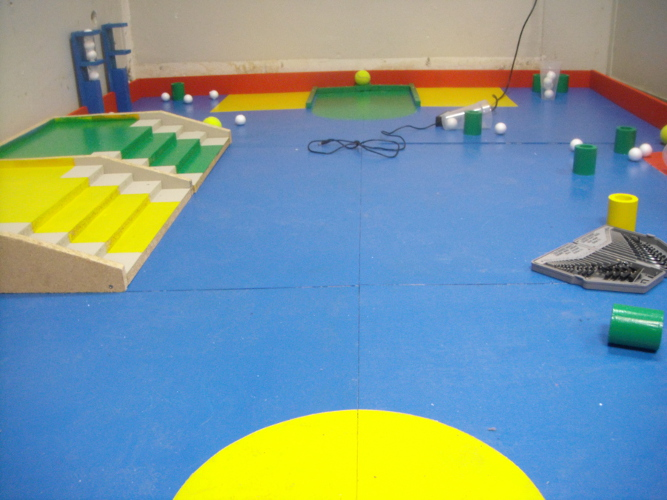
#> input picture Informatique/MachineLearning/Pyhton/table_small.JPG, 667 x 500 px
$ python colorDetectImage.py
#> lines starting #> are read from the running program, lines starting #| are printed output that depends on the picture; after the words box and inside, x2 and y2 are one past the last pixel; in counts of white or black regions, pixels touching at a corner belong together
# Programme qui ne sélectionne qu'une certaine étendue de couleurs dans l'image
# Seuls sont affichés les pixels dont les valeurs HSV (Hue Saturation Value)
# sont comprises entre certaines valeurs, définies par les trackbars

# Attention, par défaut, toutes les trackbars sont à zéro, mettez les "max" tout
# à droite pour afficher l'image complète

import numpy as np
import cv2

#Juste une fonction vide, parce que createTrackbar attend un callback en argument
def nothing(x):
    pass

img = cv2.imread('table_small.JPG') #Ouverture de l'image
#> img is the input picture: shape (500, 667, 3); mean B, G, R 155.1, 153, 124.4
end = False

cv2.namedWindow('Color Detection')

#Création des trackbars
Hmin_tb = cv2.createTrackbar('Hmin', 'Color Detection', 0, 179, nothing)
#> slider 'Hmin' is set to 35
Smin_tb = cv2.createTrackbar('Smin', 'Color Detection', 0, 255, nothing)
#> slider 'Smin' is set to 51
Vmin_tb = cv2.createTrackbar('Vmin', 'Color Detection', 0, 255, nothing)
#> slider 'Vmin' is set to 51
Hmax_tb = cv2.createTrackbar('Hmax', 'Color Detection', 0, 179, nothing)
#> slider 'Hmax' is set to 179
Smax_tb = cv2.createTrackbar('Smax', 'Color Detection', 0, 255, nothing)
#> slider 'Smax' is set to 255
Vmax_tb = cv2.createTrackbar('Vmax', 'Color Detection', 0, 255, nothing)
#> slider 'Vmax' is set to 255

while(not end):

    #Récupération des valeurs des trackbars
    Hmin = cv2.getTrackbarPos('Hmin', 'Color Detection')
    Smin = cv2.getTrackbarPos('Smin', 'Color Detection')
    Vmin = cv2.getTrackbarPos('Vmin', 'Color Detection')

    Hmax = cv2.getTrackbarPos('Hmax', 'Color Detection')
    Smax = cv2.getTrackbarPos('Smax', 'Color Detection')
    Vmax = cv2.getTrackbarPos('Vmax', 'Color Detection')

    #Limage de base est codée en RGB (ou BGR plutôt), on la convertit en HSV
    hsvImg = cv2.cvtColor(img, cv2.COLOR_BGR2HSV)
#> hsvImg: shape (500, 667, 3); mean H, S, V 74.7, 136.8, 195.4

    #On crée un masque à partir des zones de l'image qui sont dans la bonne étendue de couleurs
    color_l = np.array([Hmin,Smin,Vmin])
    color_h = np.array([Hmax,Smax,Vmax])
    mask = cv2.inRange(hsvImg, color_l, color_h)
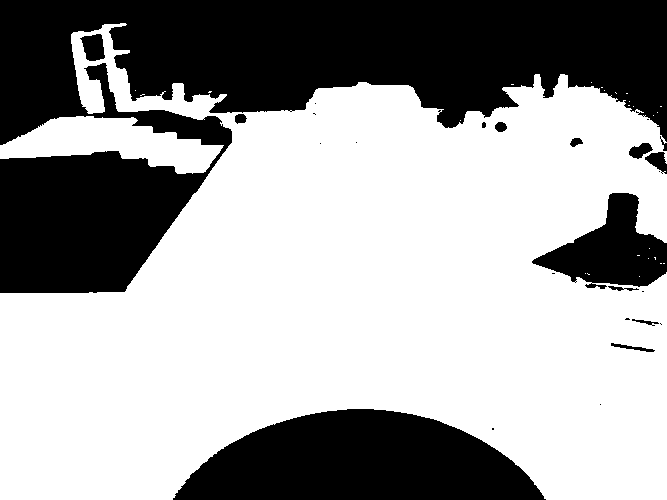
#> mask: shape (500, 667); 62.9% white; 26 black regions (12 under 20 px), largest, box (x1, y1, x2, y2) and area: (0, 0, 667, 293) 91145, (173, 409, 546, 500) 24252, (532, 193, 667, 289) 6590

    #On retire de l'image tout ce qui n'est pas de la bonne couleur
    cropped = cv2.bitwise_and(img, img, mask = mask)
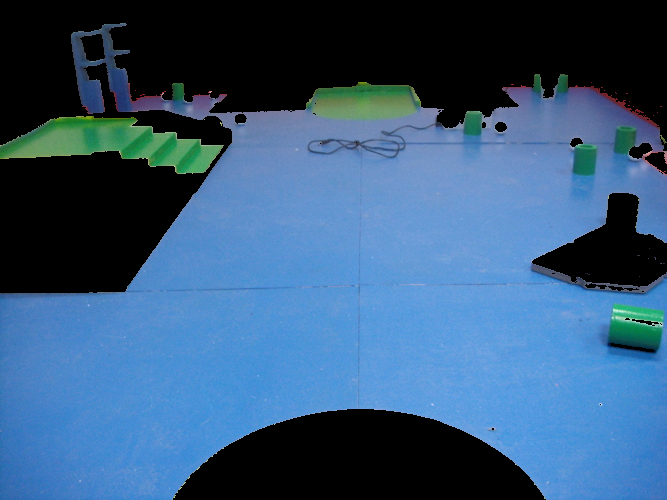
#> cropped: shape (500, 667, 3); mean B, G, R 121.8, 88, 53.3

    cv2.imshow('Color Detection', cropped) #Affichage du résultat

    if(cv2.waitKey(1) & 0xFF == ord('q')):
#> (key q is pressed here)
        end = True

cv2.destroyAllWindows()

$ run again, with Informatique/MachineLearning/Pyhton/escalier.jpg copied over Informatique/MachineLearning/Pyhton/table_small.JPG
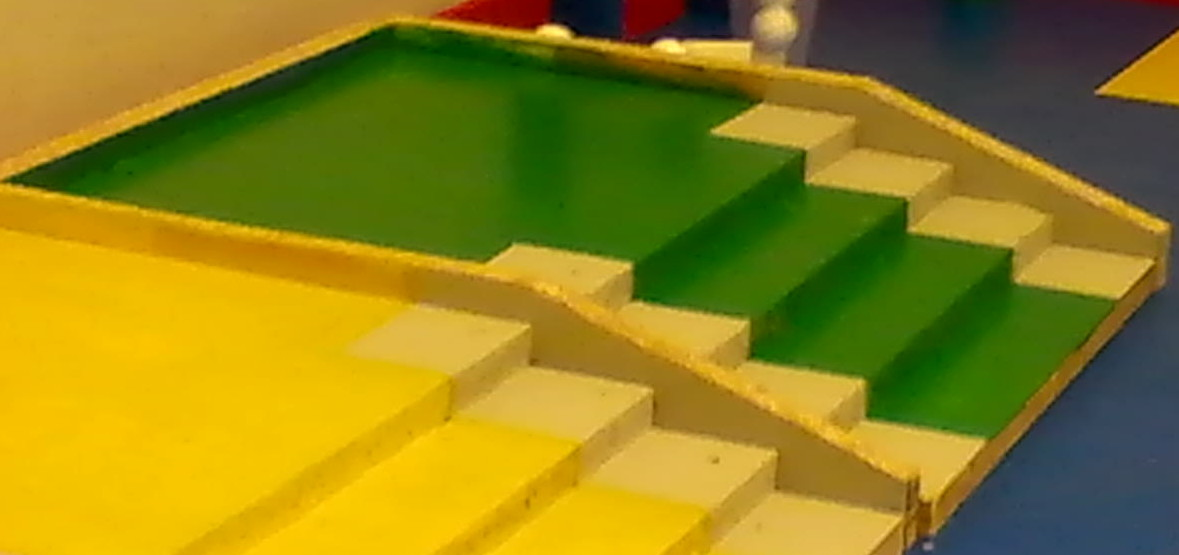
#> input picture Informatique/MachineLearning/Pyhton/escalier.jpg, 1179 x 555 px
#> img is the input picture: shape (555, 1179, 3); mean B, G, R 25.6, 129.7, 142.8
#> hsvImg: shape (555, 1179, 3); mean H, S, V 41.5, 208.3, 158.3
#> `mask = cv2.inRange(hsvImg, color_l, color_h)`:
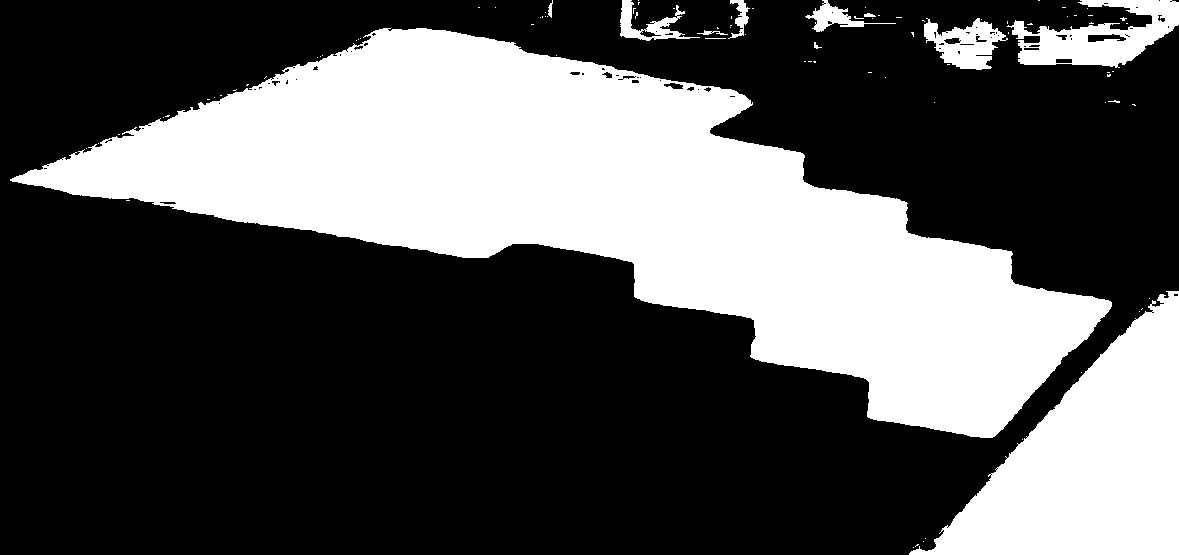
#> mask: shape (555, 1179); 34% white; 92 white regions (80 under 20 px), largest, box (x1, y1, x2, y2) and area: (10, 28, 1112, 438) 175049, (909, 291, 1179, 555) 36519, (1007, 0, 1179, 68) 5840
#> `cropped = cv2.bitwise_and(img, img, mask = mask)`:
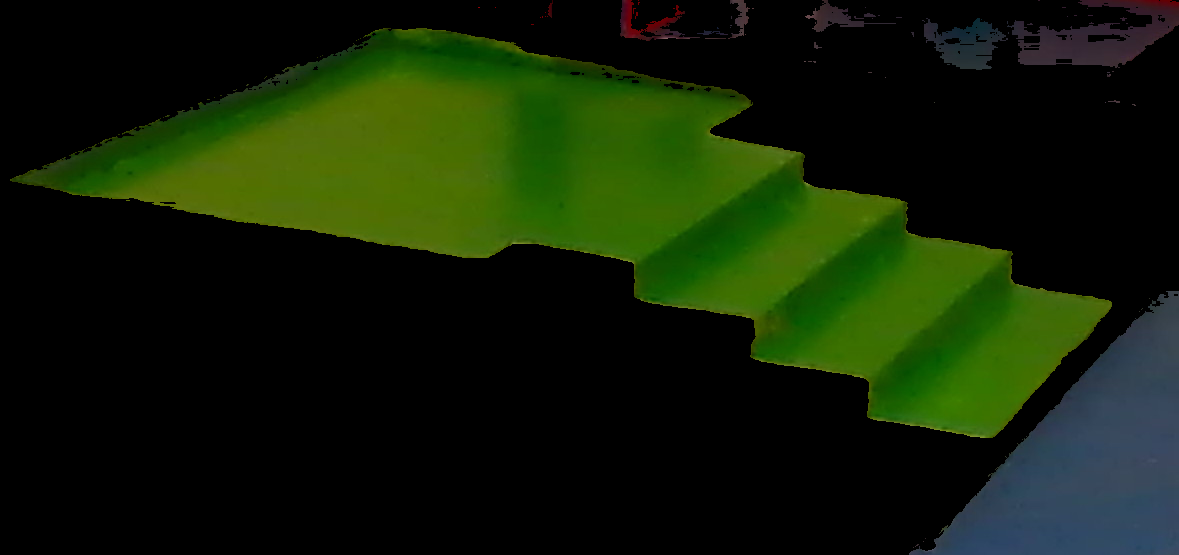
#> cropped: shape (555, 1179, 3); mean B, G, R 6.6, 30.9, 17.3

$ run again, with Informatique/MachineLearning/Pyhton/escalier_only.jpg copied over Informatique/MachineLearning/Pyhton/table_small.JPG
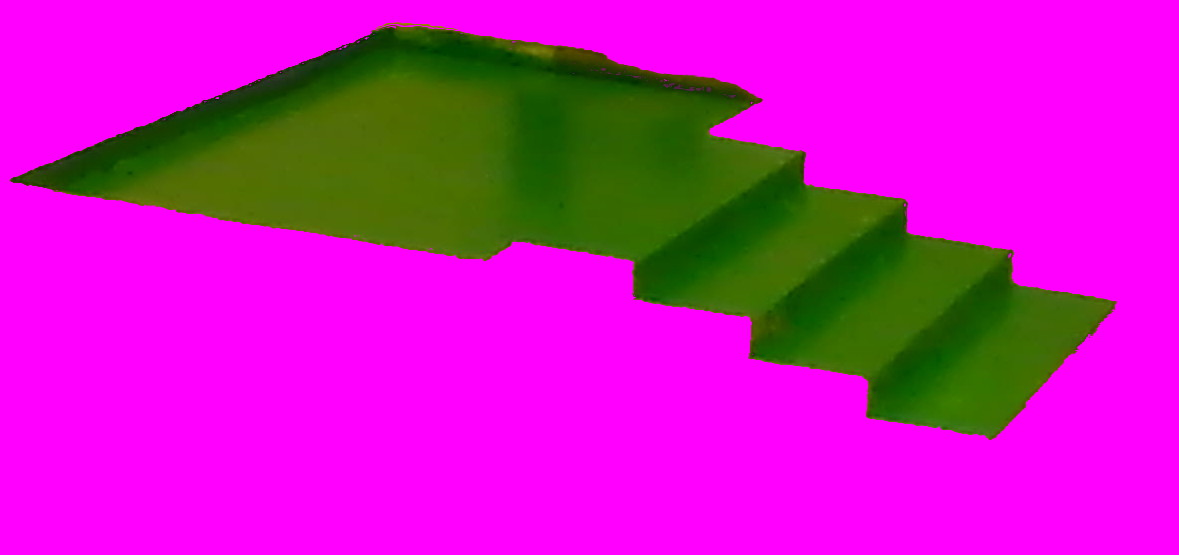
#> input picture Informatique/MachineLearning/Pyhton/escalier_only.jpg, 1179 x 555 px
#> img is the input picture: shape (555, 1179, 3); mean B, G, R 184.9, 26.9, 198.9
#> hsvImg: shape (555, 1179, 3); mean H, S, V 121.4, 252.4, 211.7
#> `mask = cv2.inRange(hsvImg, color_l, color_h)`:
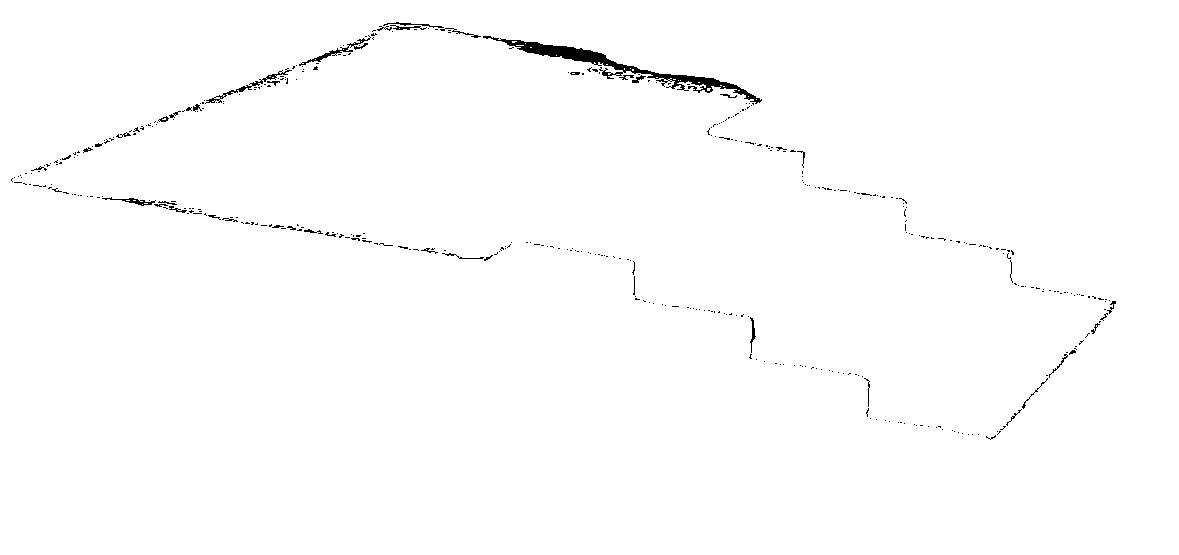
#> mask: shape (555, 1179); 99.1% white; 425 black regions (384 under 20 px), largest, box (x1, y1, x2, y2) and area: (483, 36, 762, 104) 2309, (205, 68, 292, 104) 279, (299, 35, 371, 66) 268

$ run again, with Informatique/MachineLearning/Pyhton/tablePict2.JPG copied over Informatique/MachineLearning/Pyhton/table_small.JPG
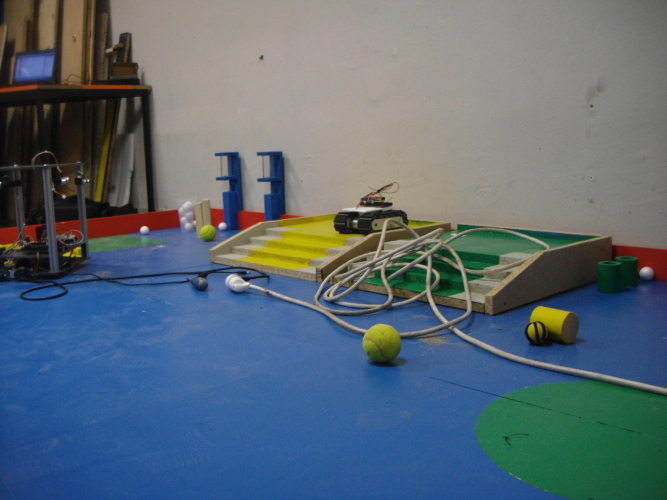
#> input picture Informatique/MachineLearning/Pyhton/tablePict2.JPG, 667 x 500 px
#> img is the input picture: shape (500, 667, 3); mean B, G, R 116.7, 105, 89.9
#> hsvImg: shape (500, 667, 3); mean H, S, V 61.4, 99.8, 129.8
#> `mask = cv2.inRange(hsvImg, color_l, color_h)`:
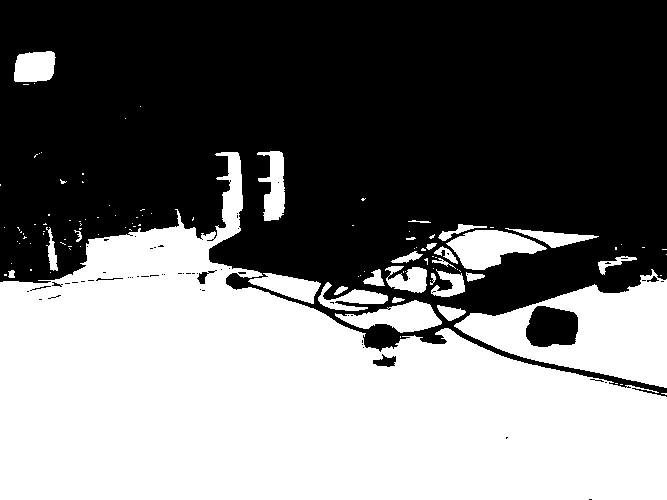
#> mask: shape (500, 667); 45.3% white; 110 white regions (82 under 20 px), largest, box (x1, y1, x2, y2) and area: (0, 152, 667, 500) 126414, (454, 269, 667, 388) 12099, (446, 230, 547, 270) 2305
#> `cropped = cv2.bitwise_and(img, img, mask = mask)`:
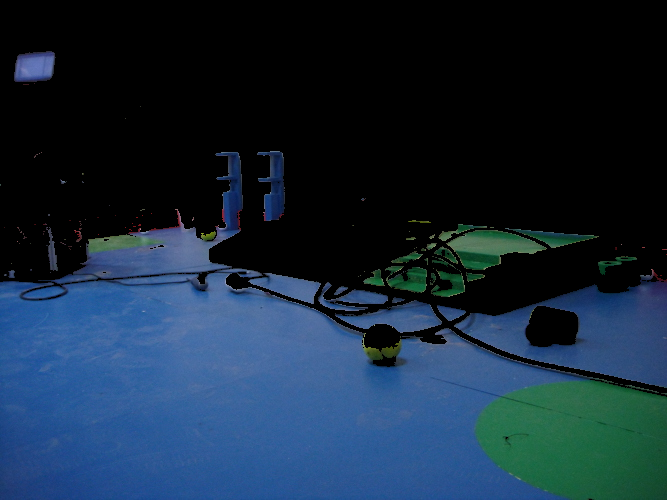
#> cropped: shape (500, 667, 3); mean B, G, R 58.9, 40.9, 22
